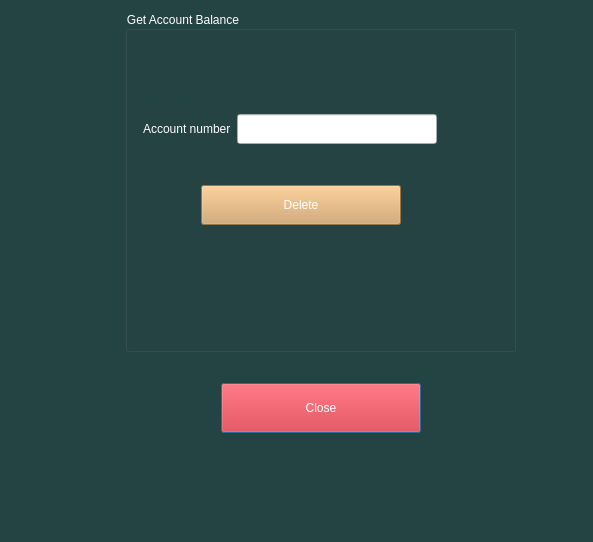
<?xml version="1.0" encoding="UTF-8"?>
<ui version="4.0">
 <class>DeleteUser</class>
 <widget class="QDialog" name="DeleteUser">
  <property name="geometry">
   <rect>
    <x>0</x>
    <y>0</y>
    <width>593</width>
    <height>542</height>
   </rect>
  </property>
  <property name="windowTitle">
   <string>Dialog</string>
  </property>
  <property name="styleSheet">
   <string notr="true">QDialog
{
	
	background-color: rgb(36, 68, 67);
	font: 500 14pt &quot;Ubuntu&quot;;
}</string>
  </property>
  <layout class="QGridLayout" name="gridLayout_2">
   <item row="0" column="4">
    <spacer name="horizontalSpacer_7">
     <property name="orientation">
      <enum>Qt::Horizontal</enum>
     </property>
     <property name="sizeType">
      <enum>QSizePolicy::Fixed</enum>
     </property>
     <property name="sizeHint" stdset="0">
      <size>
       <width>60</width>
       <height>20</height>
      </size>
     </property>
    </spacer>
   </item>
   <item row="3" column="2">
    <spacer name="verticalSpacer_4">
     <property name="orientation">
      <enum>Qt::Vertical</enum>
     </property>
     <property name="sizeType">
      <enum>QSizePolicy::Fixed</enum>
     </property>
     <property name="sizeHint" stdset="0">
      <size>
       <width>20</width>
       <height>98</height>
      </size>
     </property>
    </spacer>
   </item>
   <item row="2" column="2">
    <widget class="QPushButton" name="close_btn">
     <property name="minimumSize">
      <size>
       <width>200</width>
       <height>40</height>
      </size>
     </property>
     <property name="maximumSize">
      <size>
       <width>300</width>
       <height>50</height>
      </size>
     </property>
     <property name="styleSheet">
      <string notr="true">QPushButton{
border -raduis: 3px;
	
	background-color: rgb(224, 27, 36);
color: rgb(255, 255, 255);
font: 700 16pt &quot;Ubuntu Condensed&quot;;
}

QPushButton:hover{
	
	
	background-color: rgb(246, 97, 81);
}

QPushButton:pressed{
	
	background-color: rgb(165, 29, 45);
}</string>
     </property>
     <property name="text">
      <string>Close</string>
     </property>
    </widget>
   </item>
   <item row="0" column="0">
    <spacer name="horizontalSpacer_8">
     <property name="orientation">
      <enum>Qt::Horizontal</enum>
     </property>
     <property name="sizeType">
      <enum>QSizePolicy::Fixed</enum>
     </property>
     <property name="sizeHint" stdset="0">
      <size>
       <width>108</width>
       <height>20</height>
      </size>
     </property>
    </spacer>
   </item>
   <item row="2" column="0" colspan="2">
    <spacer name="horizontalSpacer_6">
     <property name="orientation">
      <enum>Qt::Horizontal</enum>
     </property>
     <property name="sizeType">
      <enum>QSizePolicy::Expanding</enum>
     </property>
     <property name="sizeHint" stdset="0">
      <size>
       <width>203</width>
       <height>20</height>
      </size>
     </property>
    </spacer>
   </item>
   <item row="2" column="3" colspan="2">
    <spacer name="horizontalSpacer_5">
     <property name="orientation">
      <enum>Qt::Horizontal</enum>
     </property>
     <property name="sizeType">
      <enum>QSizePolicy::Expanding</enum>
     </property>
     <property name="sizeHint" stdset="0">
      <size>
       <width>154</width>
       <height>20</height>
      </size>
     </property>
    </spacer>
   </item>
   <item row="1" column="2">
    <spacer name="verticalSpacer_5">
     <property name="orientation">
      <enum>Qt::Vertical</enum>
     </property>
     <property name="sizeType">
      <enum>QSizePolicy::Fixed</enum>
     </property>
     <property name="sizeHint" stdset="0">
      <size>
       <width>20</width>
       <height>25</height>
      </size>
     </property>
    </spacer>
   </item>
   <item row="0" column="1" colspan="3">
    <widget class="QGroupBox" name="groupBox">
     <property name="styleSheet">
      <string notr="true">QGroupBox
{
	
	color: rgb(255, 255, 255);
	font: 500 14pt &quot;Ubuntu&quot;;
}</string>
     </property>
     <property name="title">
      <string>Get Account Balance</string>
     </property>
     <layout class="QGridLayout" name="gridLayout">
      <item row="2" column="0">
       <spacer name="horizontalSpacer_2">
        <property name="orientation">
         <enum>Qt::Horizontal</enum>
        </property>
        <property name="sizeType">
         <enum>QSizePolicy::Expanding</enum>
        </property>
        <property name="sizeHint" stdset="0">
         <size>
          <width>30</width>
          <height>20</height>
         </size>
        </property>
       </spacer>
      </item>
      <item row="5" column="2">
       <spacer name="verticalSpacer_3">
        <property name="orientation">
         <enum>Qt::Vertical</enum>
        </property>
        <property name="sizeType">
         <enum>QSizePolicy::Fixed</enum>
        </property>
        <property name="sizeHint" stdset="0">
         <size>
          <width>20</width>
          <height>115</height>
         </size>
        </property>
       </spacer>
      </item>
      <item row="4" column="0" colspan="2">
       <spacer name="horizontalSpacer_3">
        <property name="orientation">
         <enum>Qt::Horizontal</enum>
        </property>
        <property name="sizeType">
         <enum>QSizePolicy::Expanding</enum>
        </property>
        <property name="sizeHint" stdset="0">
         <size>
          <width>107</width>
          <height>20</height>
         </size>
        </property>
       </spacer>
      </item>
      <item row="4" column="2" alignment="Qt::AlignHCenter">
       <widget class="QPushButton" name="Search_btn">
        <property name="minimumSize">
         <size>
          <width>200</width>
          <height>40</height>
         </size>
        </property>
        <property name="maximumSize">
         <size>
          <width>200</width>
          <height>50</height>
         </size>
        </property>
        <property name="styleSheet">
         <string notr="true">QPushButton{
border -raduis: 3px;
	background-color: rgb(211, 164, 103);
color: rgb(255, 255, 255);
font: 700 16pt &quot;Ubuntu Condensed&quot;;
}

QPushButton:hover{
	
	background-color: rgb(255, 163, 72);
}

QPushButton:pressed{
	background-color: rgb(87, 227, 137);
}</string>
        </property>
        <property name="text">
         <string>Delete</string>
        </property>
       </widget>
      </item>
      <item row="4" column="3" colspan="2">
       <spacer name="horizontalSpacer_4">
        <property name="orientation">
         <enum>Qt::Horizontal</enum>
        </property>
        <property name="sizeType">
         <enum>QSizePolicy::Expanding</enum>
        </property>
        <property name="sizeHint" stdset="0">
         <size>
          <width>160</width>
          <height>20</height>
         </size>
        </property>
       </spacer>
      </item>
      <item row="2" column="1" colspan="3">
       <layout class="QHBoxLayout" name="horizontalLayout">
        <item>
         <widget class="QLabel" name="label">
          <property name="styleSheet">
           <string notr="true">QLabel
{
	
	color: rgb(255, 255, 255);
	font: 500 14pt &quot;Ubuntu&quot;;
}</string>
          </property>
          <property name="text">
           <string>Account number</string>
          </property>
         </widget>
        </item>
        <item alignment="Qt::AlignHCenter">
         <widget class="QLineEdit" name="numBox">
          <property name="minimumSize">
           <size>
            <width>200</width>
            <height>30</height>
           </size>
          </property>
         </widget>
        </item>
       </layout>
      </item>
      <item row="0" column="2">
       <spacer name="verticalSpacer_2">
        <property name="orientation">
         <enum>Qt::Vertical</enum>
        </property>
        <property name="sizeType">
         <enum>QSizePolicy::Fixed</enum>
        </property>
        <property name="sizeHint" stdset="0">
         <size>
          <width>20</width>
          <height>45</height>
         </size>
        </property>
       </spacer>
      </item>
      <item row="2" column="4">
       <spacer name="horizontalSpacer">
        <property name="orientation">
         <enum>Qt::Horizontal</enum>
        </property>
        <property name="sizeType">
         <enum>QSizePolicy::Expanding</enum>
        </property>
        <property name="sizeHint" stdset="0">
         <size>
          <width>84</width>
          <height>20</height>
         </size>
        </property>
       </spacer>
      </item>
      <item row="3" column="2">
       <spacer name="verticalSpacer">
        <property name="orientation">
         <enum>Qt::Vertical</enum>
        </property>
        <property name="sizeType">
         <enum>QSizePolicy::Fixed</enum>
        </property>
        <property name="sizeHint" stdset="0">
         <size>
          <width>20</width>
          <height>35</height>
         </size>
        </property>
       </spacer>
      </item>
      <item row="1" column="1">
       <widget class="QLabel" name="numChk">
        <property name="styleSheet">
         <string notr="true">QLabel
{
	
	color: rgb(36, 68, 67);
	font: 500 13pt &quot;Ubuntu&quot;;
}</string>
        </property>
        <property name="text">
         <string>TextLabel</string>
        </property>
       </widget>
      </item>
     </layout>
    </widget>
   </item>
  </layout>
 </widget>
 <resources/>
 <connections/>
</ui>
